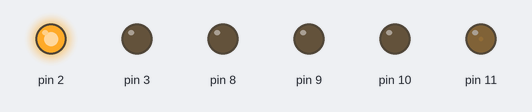
The sketch below on a simulated Arduino Uno, built with avr-gcc and run on an emulated ATmega328P. Parts: output pins drawn as LEDs (lit = HIGH).

Above: at 0.05 s.
At 5.5 s:
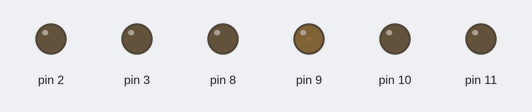
At 10.95 s:
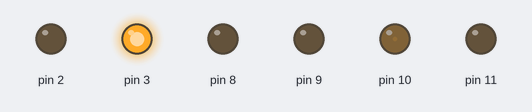
Timing chart, 0 to 14.3 s (numbered marks = the images above):
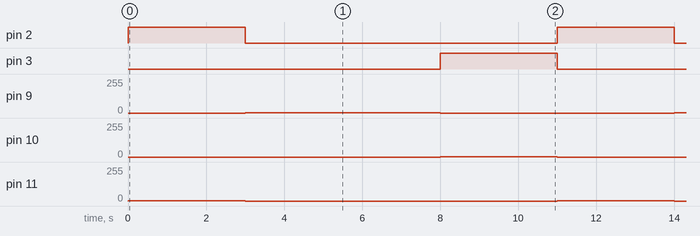

The sketch:

TesteTrava.INO
```cpp
void tras(){
  digitalWrite(2,LOW);
  digitalWrite(3,HIGH);

  analogWrite(9, LOW);
  analogWrite(10, HIGH);
  analogWrite(11, LOW);

}

void frente(){
  digitalWrite(2,HIGH);
  digitalWrite(3,LOW);

  analogWrite(9, LOW);
  analogWrite(10, LOW);
  analogWrite(11, HIGH);

}

void parar(){
  digitalWrite(2,LOW);
  digitalWrite(3,LOW);

  analogWrite(9, HIGH);
  analogWrite(10, LOW);
  analogWrite(11, LOW);
}

void setup() {
pinMode(3,OUTPUT);
pinMode(2,OUTPUT);

pinMode(8, OUTPUT);

pinMode(9,OUTPUT);
pinMode(10,OUTPUT);
pinMode(11,OUTPUT);
}

void loop() {

 frente();
 delay(3000);
 parar();
 delay(5000);
 tras();
 delay(3000);

}
```

Measured:
- by itself, pin 2, pin 3: alternates HIGH for 3.0 s and LOW for 8.0 s
- by itself, pin 9: alternates 1/255 for 5.0 s and 0/255 for 6.0 s
- by itself, pin 10, pin 11: alternates 1/255 for 3.0 s and 0/255 for 8.0 s
